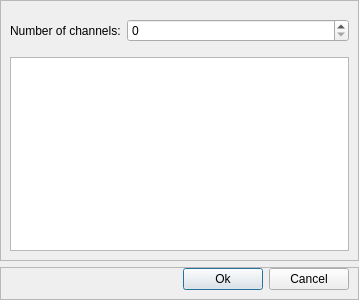
<?xml version="1.0" encoding="UTF-8"?>
<ui version="4.0">
 <class>WindowChannels</class>
 <widget class="QDialog" name="WindowChannels">
  <property name="geometry">
   <rect>
    <x>0</x>
    <y>0</y>
    <width>359</width>
    <height>300</height>
   </rect>
  </property>
  <property name="windowTitle">
   <string>Edit channels</string>
  </property>
  <property name="windowIcon">
   <iconset resource="res.qrc">
    <normaloff>:/icons/variables/tag_blue.png</normaloff>:/icons/variables/tag_blue.png</iconset>
  </property>
  <layout class="QVBoxLayout" name="verticalLayout">
   <property name="leftMargin">
    <number>0</number>
   </property>
   <property name="topMargin">
    <number>0</number>
   </property>
   <property name="rightMargin">
    <number>0</number>
   </property>
   <property name="bottomMargin">
    <number>0</number>
   </property>
   <item>
    <widget class="QFrame" name="frame">
     <property name="frameShape">
      <enum>QFrame::StyledPanel</enum>
     </property>
     <property name="frameShadow">
      <enum>QFrame::Raised</enum>
     </property>
     <layout class="QVBoxLayout" name="verticalLayout_2">
      <item>
       <widget class="QFrame" name="frame_3">
        <property name="frameShape">
         <enum>QFrame::NoFrame</enum>
        </property>
        <property name="frameShadow">
         <enum>QFrame::Raised</enum>
        </property>
        <layout class="QHBoxLayout" name="horizontalLayout_2">
         <property name="leftMargin">
          <number>0</number>
         </property>
         <property name="rightMargin">
          <number>0</number>
         </property>
         <item>
          <widget class="QLabel" name="label">
           <property name="sizePolicy">
            <sizepolicy hsizetype="Maximum" vsizetype="Preferred">
             <horstretch>0</horstretch>
             <verstretch>0</verstretch>
            </sizepolicy>
           </property>
           <property name="text">
            <string>Number of channels:</string>
           </property>
          </widget>
         </item>
         <item>
          <widget class="QSpinBox" name="channelsCount"/>
         </item>
        </layout>
       </widget>
      </item>
      <item>
       <widget class="QListWidget" name="channels">
        <property name="alternatingRowColors">
         <bool>true</bool>
        </property>
        <property name="iconSize">
         <size>
          <width>16</width>
          <height>16</height>
         </size>
        </property>
       </widget>
      </item>
     </layout>
    </widget>
   </item>
   <item>
    <widget class="QFrame" name="frame_2">
     <property name="sizePolicy">
      <sizepolicy hsizetype="Preferred" vsizetype="Maximum">
       <horstretch>0</horstretch>
       <verstretch>0</verstretch>
      </sizepolicy>
     </property>
     <property name="frameShape">
      <enum>QFrame::StyledPanel</enum>
     </property>
     <property name="frameShadow">
      <enum>QFrame::Raised</enum>
     </property>
     <layout class="QHBoxLayout" name="horizontalLayout">
      <property name="topMargin">
       <number>0</number>
      </property>
      <item>
       <spacer name="horizontalSpacer">
        <property name="orientation">
         <enum>Qt::Horizontal</enum>
        </property>
        <property name="sizeHint" stdset="0">
         <size>
          <width>164</width>
          <height>20</height>
         </size>
        </property>
       </spacer>
      </item>
      <item>
       <widget class="QPushButton" name="ok">
        <property name="text">
         <string>Ok</string>
        </property>
       </widget>
      </item>
      <item>
       <widget class="QPushButton" name="cancel">
        <property name="text">
         <string>Cancel</string>
        </property>
       </widget>
      </item>
     </layout>
    </widget>
   </item>
  </layout>
 </widget>
 <resources>
  <include location="res.qrc"/>
 </resources>
 <connections/>
</ui>
